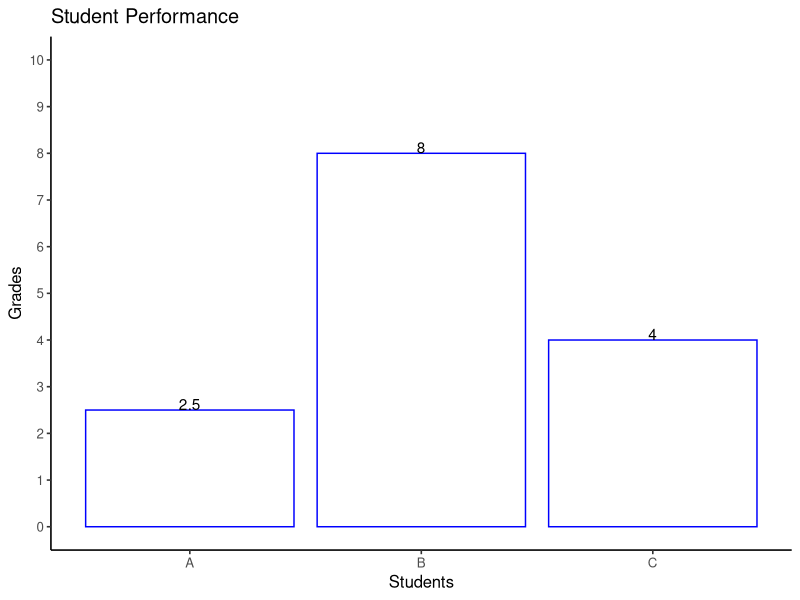
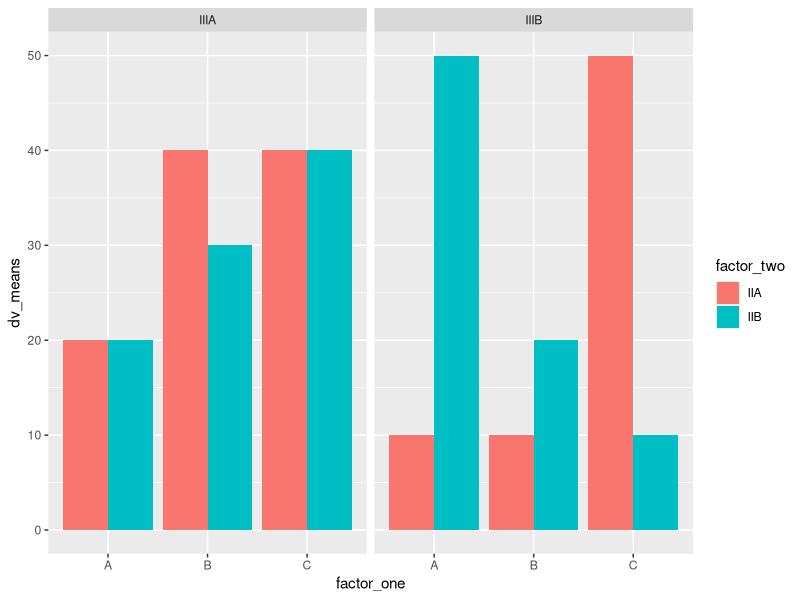

Source code (R) for these figures, in order: (Note: this script raises an error after producing the figures.)
## ---- chunk 1
##Make vectors before, then tibble, then GGPLOT
library(tidyverse)

grades <- c(2.5, 8, 4)
students <- c("A" , "B", "C")
student_performance <- tibble(grades, students)

# alternate Syntax

student_performance2 <- tibble(
  grades = c(2.5, 8, 4),
  students =c("A","B","C")
 
)
#this has a Y limiter
ggplot(data=student_performance, aes(x=students, y=grades))+
  geom_bar(stat= "identity", fill = "white" , color = "blue")+
  scale_y_continuous(breaks = 0:10,limits = c(0,10))+
  theme_classic(base_size = 12) +
  geom_text(label = grades, position = position_dodge(width =.9) , vjust = .001)+
  xlab("Students")+
  ylab("Grades")+
  ggtitle("Student Performance")

## ---- chunk 2
factor_one <- rep(rep(as.factor(c("A", "B", "C")), 2), 2)
factor_two <- rep(rep(as.factor(c("IIA", "IIB")), 3), 2)
factor_three <- rep(as.factor(c("IIIA", "IIIB")), each = 6)
dv_means <- c(20, 30, 40, 20, 40, 40,
          	10, 20, 50, 50, 10, 10)
dv_SEs   <- c(4, 3.4, 4, 3, 2, 4,
          	1, 2, 1, 2, 3, 2)
plot_df <- data.frame(factor_one,
                  	factor_two,
                  	factor_three,
                  	dv_means,
                  	dv_SEs)

# basic bar graph

ggplot(plot_df,
   	aes(
     	x = factor_one,
     	y = dv_means,
     	group = factor_two,
     	fill = factor_two
   	)) +
  geom_bar(stat = "identity", position = "dodge") +
  facet_wrap( ~ factor_three)
## ---- chunk 3
#load libraries
library(tidyverse)

#load the data
review_data <- rio::import("review_data.csv")

## ---- chunk 4
#Get number of reviews per year

reviews_by_year <- review_data %>%
  group_by(year) %>%
  summarize(counts = n())

#ggplot(data = reviews_by_year, mapping = aes(x=year, y=counts))
#ggplot(reviews_by_year, aes(x=year, y=counts))

# plot
ggplot(data = reviews_by_year, mapping = aes(x=year, y=counts))+
  geom_bar(stat= "identity",fill="white",color="black")+
  scale_x_continuous(breaks = 1999:2018)+
  theme(axis.text.x = element_text(angle = 85, vjust = 1, hjust=1))+
  xlab("")+
  ylab("")+
  ggtitle("Number of reviews per year",
          subtitle = "1999 to 2018")+
  theme(
    panel.background = element_rect(fill = "lightgrey",
                                colour = "lightgrey",
                                linewidth = 0.5, linetype = "solid"),
    panel.grid.major=element_line(colour="black",linewidth = .05),
    panel.grid.minor=element_line(colour="lightgrey"))

## ---- chunk 5
#| label: tbl-verified
#| tbl-cap: Number of reviews by purchase status

#Get number of verified users

verified_reviews <- review_data %>%
  group_by(verified) %>%
  summarize(counts = n())

# print table
knitr::kable(verified_reviews)

## ---- chunk 6
#Get number of reviews per year

year_by_verified_counts <- review_data %>%
  group_by(year,verified) %>%
  summarize(counts = n())

#ggplot(data = reviews_by_year, mapping = aes(x=year, y=counts))
#ggplot(reviews_by_year, aes(x=year, y=counts))

# plot
ggplot(data = year_by_verified_counts, 
       mapping = aes(x=year, 
                     y=counts, 
                     group = verified,
                     fill = verified))+
  geom_bar(stat= "identity")+
  scale_x_continuous(breaks = 1999:2018)+
  theme(axis.text.x = element_text(angle = 85, vjust = 1, hjust=1))+
  xlab("")+
  ylab("")+
  ggtitle("Number of reviews per year",
          subtitle = "By purchase status")+
  theme(
    panel.background = element_rect(fill = "lightgrey",
                                colour = "lightgrey",
                                linewidth = 0.5, linetype = "solid"),
    panel.grid.major=element_line(colour="black",linewidth = .05),
    panel.grid.minor=element_line(colour="lightgrey"))

## ---- chunk 7
#Get number of reviews per each rating
options(scipen = 999)

reviews_by_rating <- review_data %>%
  group_by(rating) %>%
  summarize(counts = n())

#ggplot(data = reviews_by_year, mapping = aes(x=year, y=counts))
#ggplot(reviews_by_year, aes(x=year, y=counts))

# plot
ggplot(data = reviews_by_rating, mapping = aes(x=rating, y=counts))+
  geom_bar(stat= "identity",fill="white",color="black")+
  xlab("")+
  ylab("")+
  ggtitle("Review Ratings",
          subtitle = "Number of reviews for each rating")+
  theme(
    panel.background = element_rect(fill = "lightgrey",
                                colour = "lightgrey",
                                linewidth = 0.5, linetype = "solid"),
    panel.grid.major=element_line(colour="black",linewidth = .05),
    panel.grid.minor=element_line(colour="lightgrey"))

## ---- chunk 8
#Get number of reviews per year

rating_by_verified_counts <- review_data %>%
  group_by(rating,verified) %>%
  summarize(counts = n())

#ggplot(data = reviews_by_year, mapping = aes(x=year, y=counts))
#ggplot(reviews_by_year, aes(x=year, y=counts))

# plot
ggplot(data = rating_by_verified_counts, 
       mapping = aes(x=rating, 
                     y=counts, 
                     group = verified,
                     fill = verified))+

  geom_bar(stat= "identity", position = "dodge")+
  xlab("")+
  ylab("")+
  ggtitle("Review Ratings",
          subtitle = "By purchase status")+
  theme(
    panel.background = element_rect(fill = "lightgrey",
                                colour = "lightgrey",
                                linewidth = 0.5, linetype = "solid"),
    panel.grid.major=element_line(colour="black",linewidth = .05),
    panel.grid.minor=element_line(colour="lightgrey"))

## ---- chunk 9


verified_descriptions <- review_data %>% 
  group_by(verified) %>%
  summarize(`Mean rating` = round(mean(rating),digits= 2),
            `Median_rating` = median(rating)) %>%
  rename(Verified = verified)
 
  
#print table | Must match Verified Descriptions
knitr::kable(verified_descriptions)


## ---- chunk 10
#Creating a table with Years, verified, and Mean Rating

year_rating_status <- review_data %>% 
  group_by(year, verified) %>%
  summarise(mean_rating = mean(rating), .groups = 'drop')

ggplot(data = year_rating_status, 
       mapping = aes(x=year, 
                     y=mean_rating, 
                     group = verified,
                     color = verified))+
  geom_line()+
  geom_point()+
  
  scale_x_continuous(breaks = 1999:2018)+
  scale_color_manual(values = c('#1b9e77' , '#d95F02'))+
  theme(axis.text.x = element_text(angle = 85, vjust = 1, hjust=1))+
  xlab("")+
  ylab("")+
  ggtitle("Average Ratings",
          subtitle = "By Year & Purchase status")+
  theme(
    panel.background = element_rect(fill = "lightgrey",
                                colour = "lightgrey",
                                linewidth = 0.5, linetype = "solid"),
    panel.grid.major=element_line(colour="black",linewidth = .05),
    panel.grid.minor=element_line(colour="lightgrey"), 
    )
